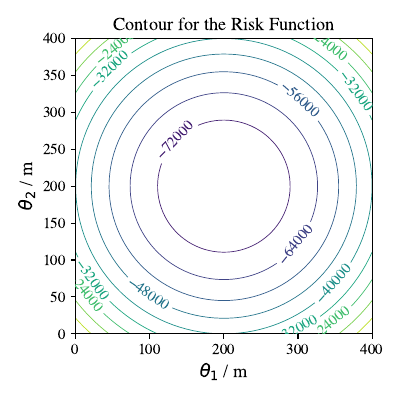

Recreate this plot in Python.
import numpy as np
import matplotlib.pyplot as plt


def risk(theta1, theta2):
    return theta1**2 + theta2**2 - 400*(theta1 + theta2)


minv, maxv = 0, 400
eval_nums = 400

theta1, theta2 = np.meshgrid(np.linspace(minv, maxv, eval_nums),
                             np.linspace(minv, maxv, eval_nums))

values = risk(theta1, theta2)

fig, ax = plt.subplots(figsize=(4, 4))
ax.grid(False)
CS = ax.contour(theta1, theta2, values, levels=10, linewidths=0.5)
ax.set_title("Contour for the Risk Function")
ax.set_xlabel(r"$\theta_1$ / m")
ax.set_ylabel(r"$\theta_2$ / m")
ax.clabel(CS)
fig.tight_layout()
fig.savefig("hw1_1b.pdf", dpi=500)
